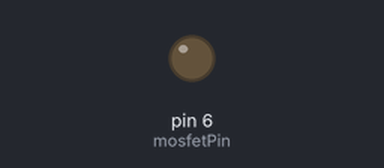
A sketch run on a simulated Arduino Uno, built with avr-gcc and run on an emulated ATmega328P. On the bench: output pins drawn as LEDs (lit = HIGH).

Above: at 0.1 s.
At 9.1 s:
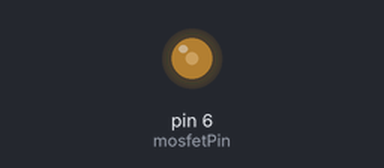
At 18.1 s:
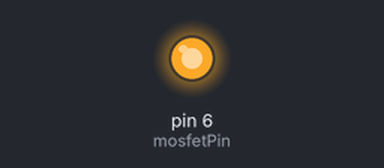
At 36.1 s:
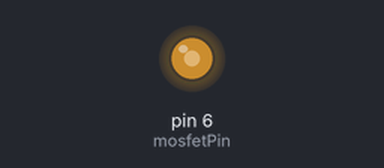
Timing chart, 0 to 40.0 s (numbered marks = the images above):
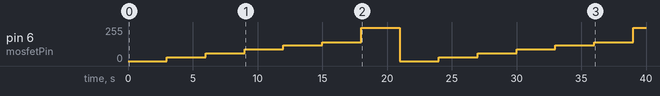

The sketch:

mosfet_1000.ino
```cpp
int mosfetPin = 6;

void setup() {
  pinMode(mosfetPin, OUTPUT);
}

/*
void loop() {
  // 0% 듀티 사이클로 완전투명 상태 유지
  analogWrite(mosfetPin, 0);

  delay(3000);
// 100% 듀티 사이클로 완전불투명 상태 유지
  analogWrite(mosfetPin, 250);

  delay(3000);
// 30% 듀티 사이클로 반투명 상태 유지
  analogWrite(mosfetPin, 90);

  delay(3000);
}
*/

void loop() {
  // 0% 듀티 사이클로 완전투명 상태 유지
  analogWrite(mosfetPin, 0);

  delay(3000);

// 30% 듀티 사이클로 반투명 상태 유지
  analogWrite(mosfetPin, 30);

  delay(3000);

  analogWrite(mosfetPin, 60);

  delay(3000);

  analogWrite(mosfetPin, 90);

  delay(3000);

  analogWrite(mosfetPin, 120);

  delay(3000);

  analogWrite(mosfetPin, 140);

  delay(3000);

  analogWrite(mosfetPin, 250);

  delay(3000);

}
```

Measured:
- by itself, pin 6 (mosfetPin): 0/255 → 30/255 at 3.0 s, → 60/255 3.0 s later, → 90/255 3.0 s later, → 120/255 3.0 s later, … (13 changes in this stretch)
